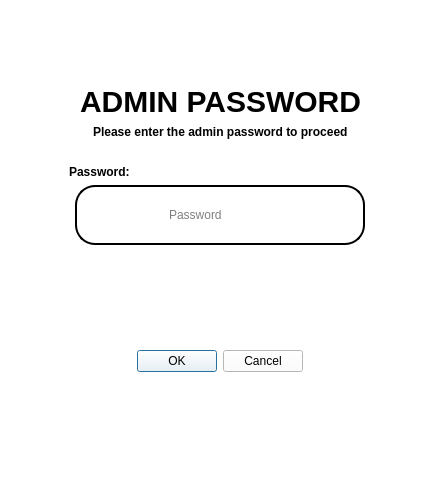
<?xml version="1.0" encoding="UTF-8"?>
<ui version="4.0">
 <class>Dialog</class>
 <widget class="QDialog" name="Dialog">
  <property name="geometry">
   <rect>
    <x>0</x>
    <y>0</y>
    <width>441</width>
    <height>482</height>
   </rect>
  </property>
  <property name="sizePolicy">
   <sizepolicy hsizetype="Expanding" vsizetype="Expanding">
    <horstretch>0</horstretch>
    <verstretch>0</verstretch>
   </sizepolicy>
  </property>
  <property name="windowTitle">
   <string>Dialog</string>
  </property>
  <property name="styleSheet">
   <string notr="true">background-color:white;</string>
  </property>
  <layout class="QVBoxLayout" name="verticalLayout">
   <item>
    <spacer name="verticalSpacer_2">
     <property name="orientation">
      <enum>Qt::Orientation::Vertical</enum>
     </property>
     <property name="sizeHint" stdset="0">
      <size>
       <width>20</width>
       <height>40</height>
      </size>
     </property>
    </spacer>
   </item>
   <item alignment="Qt::AlignmentFlag::AlignHCenter">
    <widget class="QLabel" name="label">
     <property name="styleSheet">
      <string notr="true">color:black;
font-size:30px;
font-weight:bold;</string>
     </property>
     <property name="text">
      <string>ADMIN PASSWORD</string>
     </property>
    </widget>
   </item>
   <item alignment="Qt::AlignmentFlag::AlignHCenter">
    <widget class="QLabel" name="label_2">
     <property name="styleSheet">
      <string notr="true">color:black;
font-weight:bold;</string>
     </property>
     <property name="text">
      <string>Please enter the admin password to proceed</string>
     </property>
    </widget>
   </item>
   <item alignment="Qt::AlignmentFlag::AlignHCenter">
    <widget class="QLabel" name="label_3">
     <property name="styleSheet">
      <string notr="true">color:black;
margin-right:240px;
margin-top:20px;
font-weight:bold;</string>
     </property>
     <property name="text">
      <string>Password:</string>
     </property>
    </widget>
   </item>
   <item alignment="Qt::AlignmentFlag::AlignHCenter">
    <widget class="QLineEdit" name="lineEdit">
     <property name="styleSheet">
      <string notr="true">padding-left:90px;
padding-right:90px;
padding-top:20px;
padding-bottom:20px;
background-color:white;
color:black;
 border: 2px solid black;
 border-radius: 20px;</string>
     </property>
     <property name="text">
      <string/>
     </property>
     <property name="placeholderText">
      <string>Password</string>
     </property>
     <property name="clearButtonEnabled">
      <bool>true</bool>
     </property>
    </widget>
   </item>
   <item>
    <spacer name="verticalSpacer_3">
     <property name="orientation">
      <enum>Qt::Orientation::Vertical</enum>
     </property>
     <property name="sizeHint" stdset="0">
      <size>
       <width>20</width>
       <height>40</height>
      </size>
     </property>
    </spacer>
   </item>
   <item alignment="Qt::AlignmentFlag::AlignHCenter">
    <widget class="QDialogButtonBox" name="buttonBox">
     <property name="sizePolicy">
      <sizepolicy hsizetype="Expanding" vsizetype="Expanding">
       <horstretch>0</horstretch>
       <verstretch>0</verstretch>
      </sizepolicy>
     </property>
     <property name="cursor">
      <cursorShape>PointingHandCursor</cursorShape>
     </property>
     <property name="styleSheet">
      <string notr="true">color:black;
background-color:white;</string>
     </property>
     <property name="orientation">
      <enum>Qt::Orientation::Horizontal</enum>
     </property>
     <property name="standardButtons">
      <set>QDialogButtonBox::StandardButton::Cancel|QDialogButtonBox::StandardButton::Ok</set>
     </property>
     <property name="centerButtons">
      <bool>true</bool>
     </property>
    </widget>
   </item>
   <item>
    <spacer name="verticalSpacer">
     <property name="orientation">
      <enum>Qt::Orientation::Vertical</enum>
     </property>
     <property name="sizeHint" stdset="0">
      <size>
       <width>20</width>
       <height>40</height>
      </size>
     </property>
    </spacer>
   </item>
  </layout>
 </widget>
 <resources/>
 <connections>
  <connection>
   <sender>buttonBox</sender>
   <signal>accepted()</signal>
   <receiver>Dialog</receiver>
   <slot>accept()</slot>
   <hints>
    <hint type="sourcelabel">
     <x>248</x>
     <y>254</y>
    </hint>
    <hint type="destinationlabel">
     <x>157</x>
     <y>274</y>
    </hint>
   </hints>
  </connection>
  <connection>
   <sender>buttonBox</sender>
   <signal>rejected()</signal>
   <receiver>Dialog</receiver>
   <slot>reject()</slot>
   <hints>
    <hint type="sourcelabel">
     <x>316</x>
     <y>260</y>
    </hint>
    <hint type="destinationlabel">
     <x>286</x>
     <y>274</y>
    </hint>
   </hints>
  </connection>
 </connections>
</ui>
